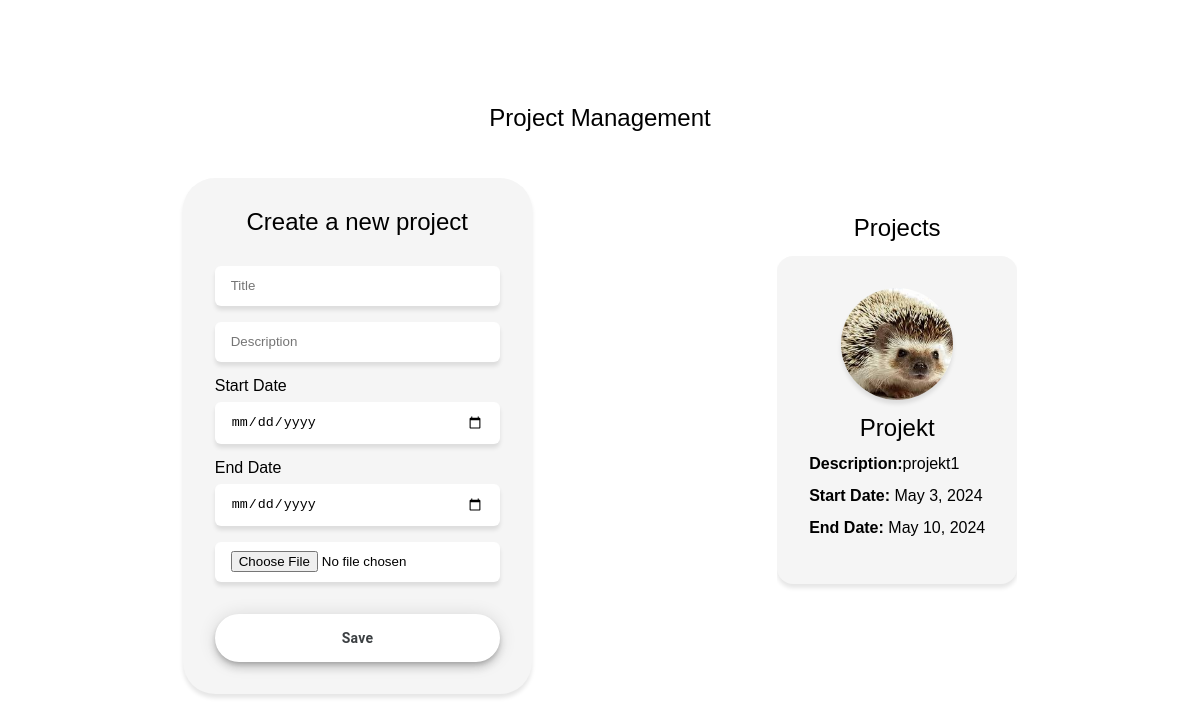
Before: / with the older database file.
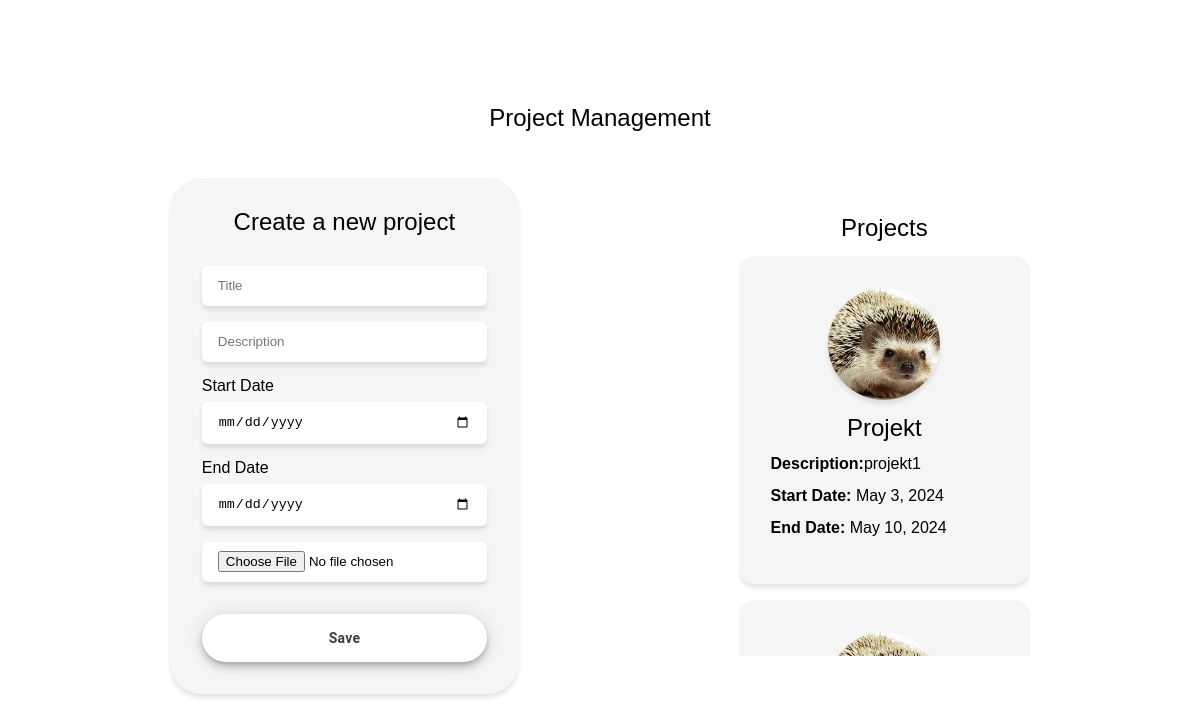
After: the same page with the newer database file.
### www/models.py (models this page shows, shortened)
class Project(models.Model):
    title = models.CharField(max_length=50)
    description = models.TextField(max_length=100)
    start_date = models.DateField()
    end_date = models.DateField()
    photo = models.ImageField(upload_to='images')

### www/views.py (the view)
# urls.py: path('', views.index, name='index'),
def index(request):
    if request.method == 'POST':
        form = ProjectForm(request.POST, request.FILES)
        if form.is_valid():
            form.save()
            return redirect('index')
    else:
        form = ProjectForm()
        projects_list = Project.objects.all()
    return render(request, 'www/index.html', {'project_form': form,'projects_list':projects_list})

### www/forms.py
class ProjectForm(forms.ModelForm):
    title = forms.CharField(max_length=50, widget=forms.TextInput(attrs={'placeholder': 'Title'}))
    description = forms.CharField(max_length=100, widget=forms.TextInput(attrs={'placeholder': 'Description'}))
    start_date = forms.DateField(widget=forms.DateInput(attrs={'type': 'date', 'placeholder': 'Start Date'}))
    end_date = forms.DateField(widget=forms.DateInput(attrs={'type': 'date', 'placeholder': 'End Date'}))
    photo = forms.ImageField(widget=forms.FileInput(attrs={'placeholder': 'Choose a photo'}))
    class Meta:
        model = Project
        fields = '__all__'

### www/templates/www/index.html (shortened to what this page needs)
<!DOCTYPE html>
<html lang="en">
<head>
    {% load static %}
    <link rel="stylesheet" href="{% static 'reset.css' %}">
    <link rel="stylesheet" href="{% static 'main.css' %}">
</head>
<body>
    <main>
        <h1>Project Management</h1>
        <div class="container">
            <div class="project_form">
                <h2>Create a new project</h2>
                <form method="post" enctype="multipart/form-data">
                    {{ project_form.title }}
                    {{ project_form.description }}
                    <label>Start Date</label>
                    {{ project_form.start_date }}
                    <label>End Date</label>
                    {{ project_form.end_date }}
                    {{ project_form.photo }}
                    <button type="submit">Save</button>
                </form>
            </div>
            <div class="projects">
                <h2>Projects</h2>
                    <div class="projects_list">
                    {% for project in projects_list %}
                        <a class="project" href="{% url 'project_detail' project.id %}">
                            <img class="photo" src="{{project.photo.url }}" alt="{{ project.title }}" width="100">
                            <h2>{{ project.title }}</h2>
                            <p><span>Description:</span>{{ project.description }}</p>
                            <p><span>Start Date:</span> {{ project.start_date }}</p>
                            <p><span>End Date:</span> {{ project.end_date }}</p>
                        </a>
                    {% endfor %}
                    </div>
            </div>
        </div>
    </main>
</body>
</html>

Changed rows visible on the page:
added Project: photo (picture)
